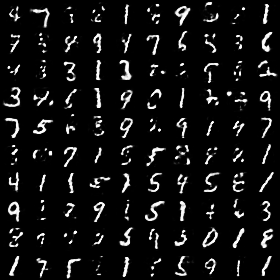

This chart was generated by the following Julia code:
##########################################################################################
# Author: Jared L. Ostmeyer
# Date Started: 2015-12-23
# Environment: Julia v0.4
# Purpose: Sample restricted Boltzmann machine as a generative model.
##########################################################################################

##########################################################################################
# Packages
##########################################################################################

	# Load tools for sampling N-way outcomes according to a set of weights.
	#
	using StatsBase

	# Load tools for saving images.
	#
	using Images

##########################################################################################
# Settings
##########################################################################################

	# Schedule for updating the neural network.
	#
	N_equilibrate = 1000
	N_samples = 100

	# Number of neurons in each layer.
	#
	N_x = 28^2
	N_z = 10
	N_h = 500

	# Load neural network parameters.
	#
	b_x = readcsv("bin/train_b_x.csv")
	W_xh = readcsv("bin/train_W_xh.csv")
	b_z = readcsv("bin/train_b_z.csv")
	W_zh = readcsv("bin/train_W_zh.csv")
	b_h = readcsv("bin/train_b_h.csv")

	# Randomly initialize each layer.
	#
	px_s = rand(N_x, N_samples)
	pz_s = rand(N_z, N_samples)
	ph_s = rand(N_h, N_samples)

	# Image dimensions.
	#
	height = 28
	width = 28

##########################################################################################
# Methods
##########################################################################################

	# Activation functions.
	#
	sigmoid(x) = 1.0./(1.0+exp(-x))
	softmax(x) = exp(x)./sum(exp(x))

	# Sampling methods.
	#
	state(p) = 1.0*(rand(size(p)) .<= p)
	choose(p) = ( y = zeros(size(p)) ; for i = 1:size(p, 2) j = sample(WeightVec(p[:,i])) ; y[j,i] = 1.0 end  ; y )

##########################################################################################
# Generate
##########################################################################################

	# Repeatedly sample the model.
	#
	for i = 1:N_samples

		# Sample initial state of each layer.
		#
		x = state(px_s[:,i])
		z = choose(pz_s[:,i])
		h = state(ph_s[:,i])

		# Repeated passes of Gibbs sampling.
		#
		for j = 1:N_equilibrate

			px_s[:,i] = sigmoid(W_xh*h+b_x)
			x = state(px_s[:,i])

			pz_s[:,i] = softmax(W_zh*h+b_z)
			z = choose(pz_s[:,i])

			ph_s[:,i] = sigmoid(W_xh'*x+W_zh'*z+b_h)
			h = state(ph_s[:,i])

		end

	end

##########################################################################################
# Figure
##########################################################################################

	# Samples will rendered in tiles by rows and columns.
	#
	N_columns = ceil(Int, sqrt(N_samples))
	N_rows = ceil(Int, N_samples/N_columns)

	# Pixels on which the tiles will be rendered.
	#
	pixels = zeros(height*N_rows, width*N_columns)

	# Index of the tiles.
	#
	k = 1

	# Loop over the rows of the tiles.
	#
	for i = 1:N_rows

		# Loop over the columns of the tiles.
		#
		for j = 1:N_columns

			# Indices for selecting the current tile.
			#
			is = (i-1)*height+1:i*height
			js = (j-1)*width+1:j*width

			# Copy the sample into the tile.
			#
			pixels[is, js] = reshape(px_s[:,k], height, width)

			# Update the index for the tile.
			#
			k += 1
			if k > N_samples
				break
			end

		end

	end

	# Create grayscale image with black background.
	#
	figure = convert(Image, pixels)

	# Save the tiles as an image file.
	#
	save("generate.png", figure)

